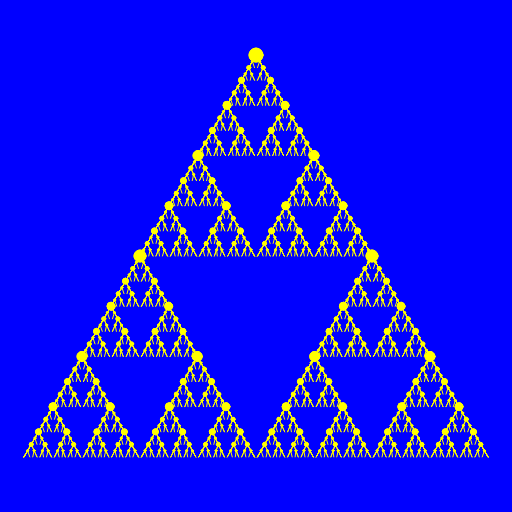
Frame 1 (no input)
Frame 2 (the mouse pressed at the canvas centre, redrawn once): identical to frame 1, image omitted

The p5.js sketch that drew this single still picture (run headless with seeded random() and noise() and a simulated clock; the mouse was pressed at the canvas centre and the sketch redrawn once):

// p5.js sketch
// ── sketch.js
// By Roni Kaufman
// https://ronikaufman.github.io/

// Genuary JAN.10
// "// TREE"
// https://genuary2021.github.io/

function setup() {
  createCanvas(512, 512);
  noLoop();
  stroke(255, 255, 0);
  strokeWeight(1);
  fill(255, 255, 0);
}

function draw() {
  background(0, 0, 255);
  let n = 6;
  let s = 232;
  translate(width/2, height/2);
  branch(0, -s*sqrt(3)/2, -s, s*sqrt(3)/2, n);
  branch(0, -s*sqrt(3)/2, s, s*sqrt(3)/2, n);
}

function branch(x1, y1, x2, y2, n) {
  circle(x1, y1, (n+1)*2);
  line(x1, y1, x2, y2);
  if (n > 0) {
    let delta = 1.5; // to add a small space between branches
    if (x1 < x2) delta *= -1;
    branch(x1, y1, (x1+x2)/2, (y1+y2)/2, n-1);
    branch((x1+x2)/2, (y1+y2)/2, x2, y2, n-1);
    branch((x1+x2)/2, (y1+y2)/2, x1-delta, y2, n-1);
    //branch(x1, y2, (x1+x2)/2, (y1+y2)/2, n-1);
  }
}
